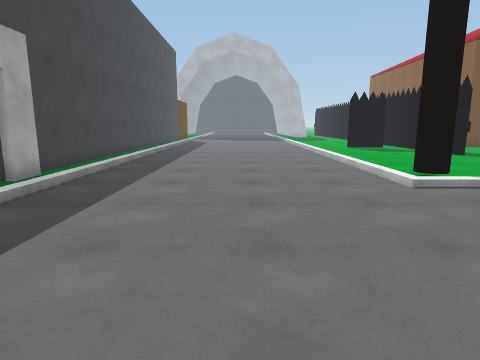
[1] (above)

17 first-person views from a walk through a 3-D level made in the Unity game engine. The camera is 1.4 m above the floor, tilts 10° down and sees 75° across. The floor is counted in squares, 1 m on a side. Each view is taken from the middle of a square. On the plan, view 1 faces up. The plan holds only what a view shows up to about 14 squares ahead; the rest is blank. The place goes on beyond the plan. The player is left out. Surface patterns are stand-ins for the level's own textures.

[2]
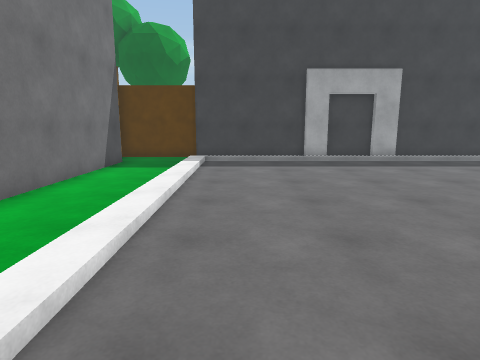

[3]
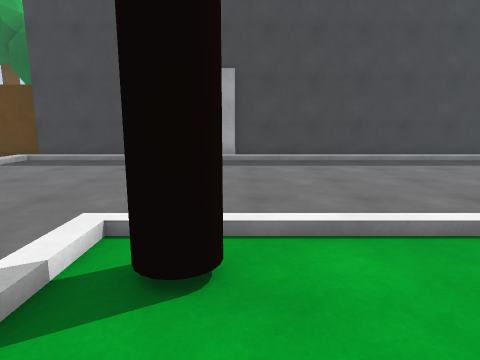

[4]
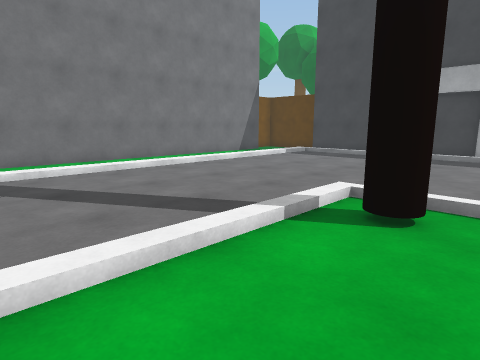

[5]
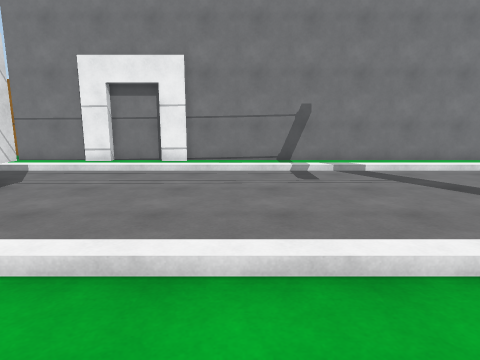

[6]
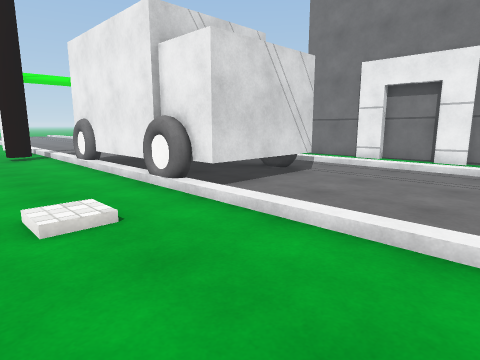

[7]
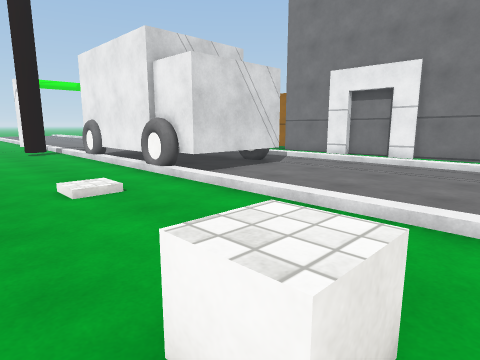

[8]
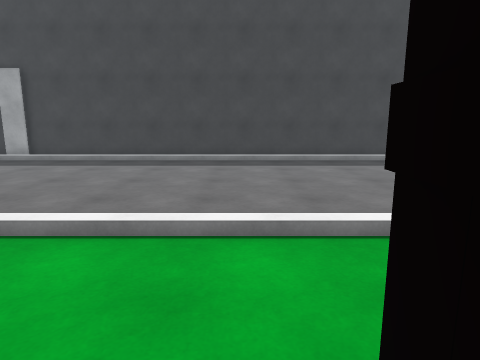

[9]
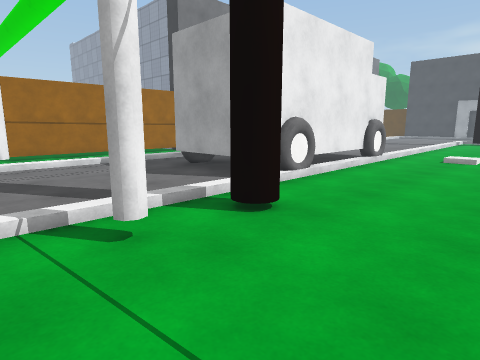

[10]
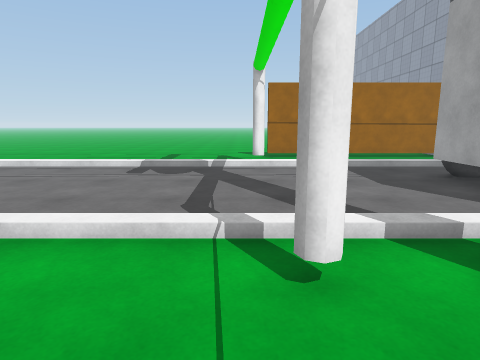

[11]
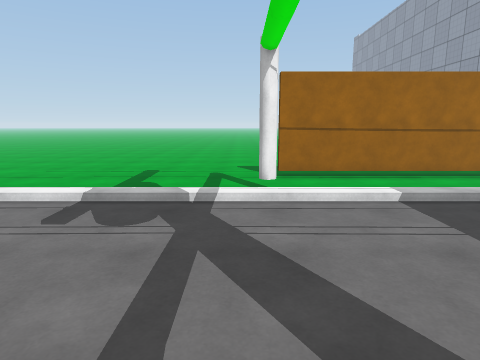

[12]
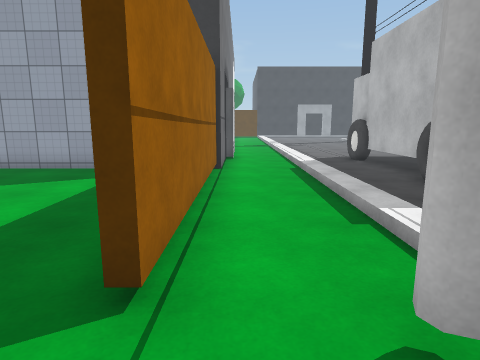

[13]
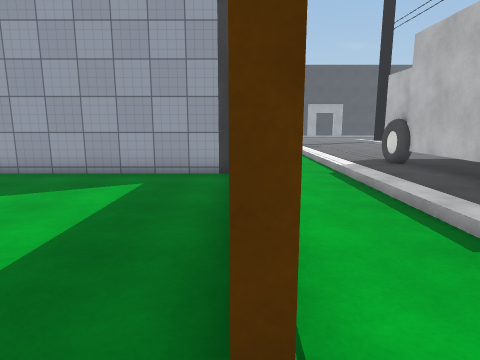

[14]
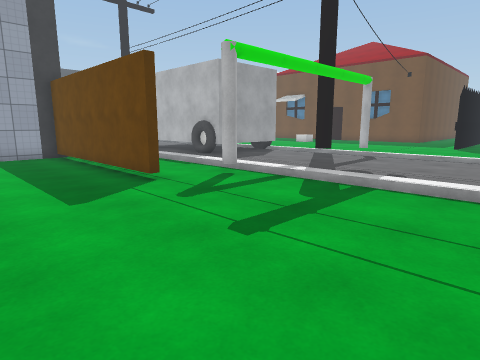

[15]
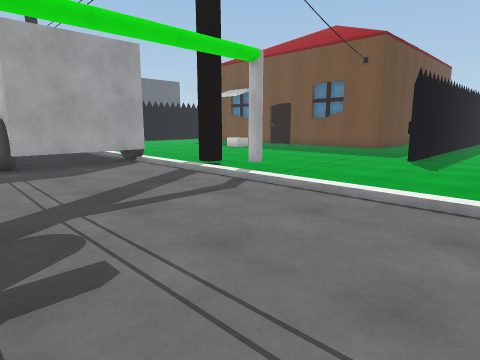

[16]
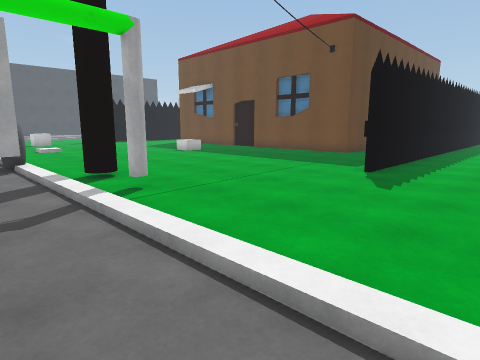

[17]
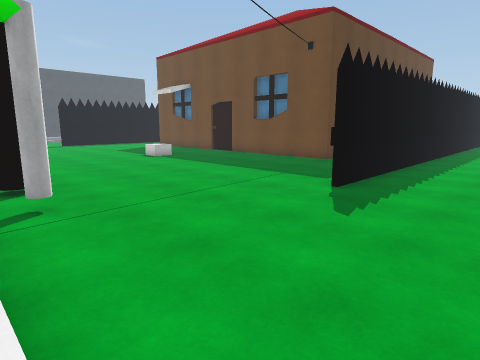

### Floor plan
Key: @ floor where view 1 was taken; # wall or solid block; . floor; / step, stairs or slope; ^ raised ledge; T truck; H thing the floor can be seen under or through.
Columns run from 6 left of view 1 to 37 right of it. Each row starts with its distance up from view 1.
 24 #                                       ..
 23 # ...                                  #..
 22 # ......                               #..
 21 # ........                             #..
 20 # ......../.                           #..
 19 # ......../..                      ..  #..
 18 # ......../.. .                   .... #...
 17 # ......../..                    ......#...
 16 # ......../..                   .......#...
 15 # ......../.                   ........#...
 14 # ......../...                .............
 13 # ......../...               ..............
 12 #........./..... . ...      ................
 11 #........./.....  ^.........................
 10 #........./.... ..^...../...................
  9 #.........//.... ......./...................
  8 #........./#......................#.#.......
  7 #.........//////////////TTTTTTTTT///////////
  6 #.......................T T     T..........
  5 # ......................T T     T...........
  4 # ......................T T     T...........
  3 # ......................TTTTTTTTT...........
  2 # ..........................................
  1 # ..........................................
  0 # ////@/////////////////////////////////////
 -1 #...........            ............#.......
 -2 #....................##.##..................
 -3 #############################HHHHHHH........
 -4                             #...............
 -5                             #...............
 -6                             #...............
 -7                             #....   ........

Where each view was taken, in squares from view 1:
view 1: 0 up, 0 right, facing up
view 2: 2 up, 8 right, facing left
view 3: 9 up, 8 right, facing left
view 4: 10 up, 10 right, facing down-left
view 5: 10 up, 13 right, facing down
view 6: 11 up, 13 right, facing down-right
view 7: 12 up, 11 right, facing down-right
view 8: 18 up, 8 right, facing left
view 9: 12 up, 32 right, facing down-left
view 10: 11 up, 31 right, facing down
view 11: 7 up, 31 right, facing down
view 12: 2 down, 32 right, facing left
view 13: 3 down, 31 right, facing left
view 14: 7 down, 37 right, facing up-left
view 15: 1 up, 37 right, facing up-left
view 16: 5 up, 37 right, facing up-left
view 17: 7 up, 37 right, facing up-left
